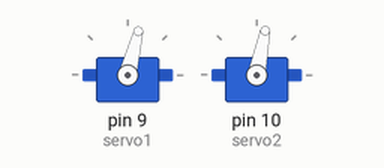
Recording of a sketch running on a simulated Arduino Uno, built with avr-gcc and run on an emulated ATmega328P. Shown: 2 × servo.

Above: at 0.1 s.
At 2.5 s:
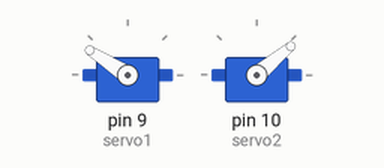
At 19.0 s:
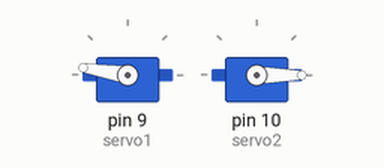
At 38.6 s:
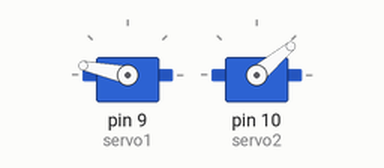
Timing chart, 0 to 40.0 s (numbered marks = the images above):
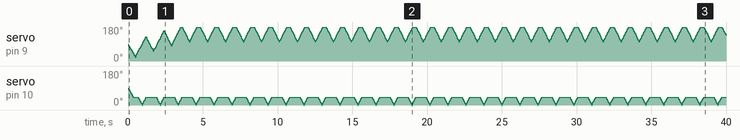

The sketch:

VarSpeedServo.ino
```cpp
#include <VarSpeedServo.h>

VarSpeedServo servo1, servo2;

void setup() {
  servo1.attach(9);
  servo2.attach(10);
  servo1.write(0, 90, false);
  servo2.write(40, 90, false);
}

void loop() {
  int i = 100;

  delay(500);

  servo1.write(180, i, false);
delay(180);
  servo2.write(0, i, true);
  servo2.write(40, i, true);


  servo1.write(0, i, false);

  servo2.write(40, i, true);


}
```
